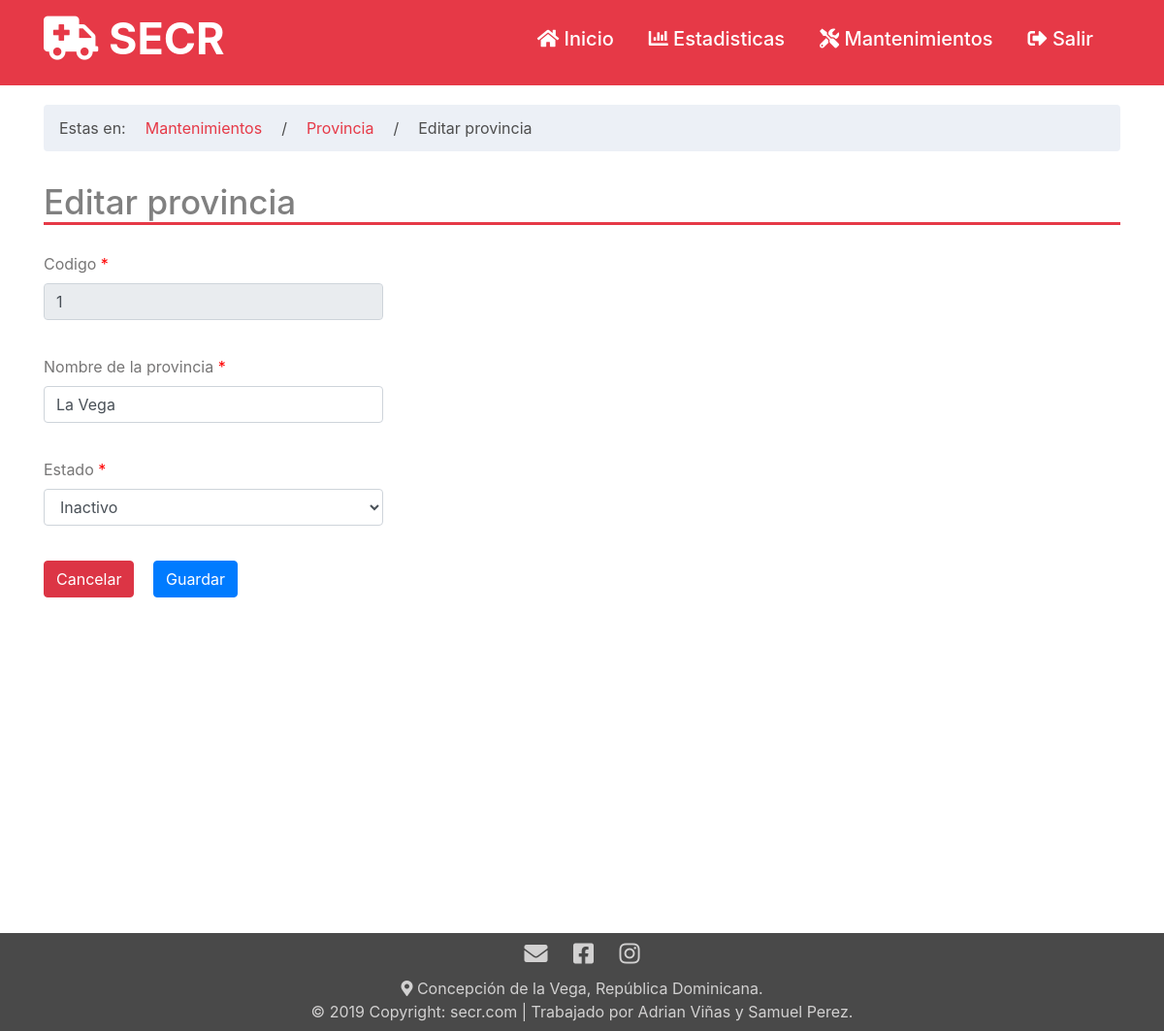
Before: /provincia_modi.php?id=1 with the older database file.
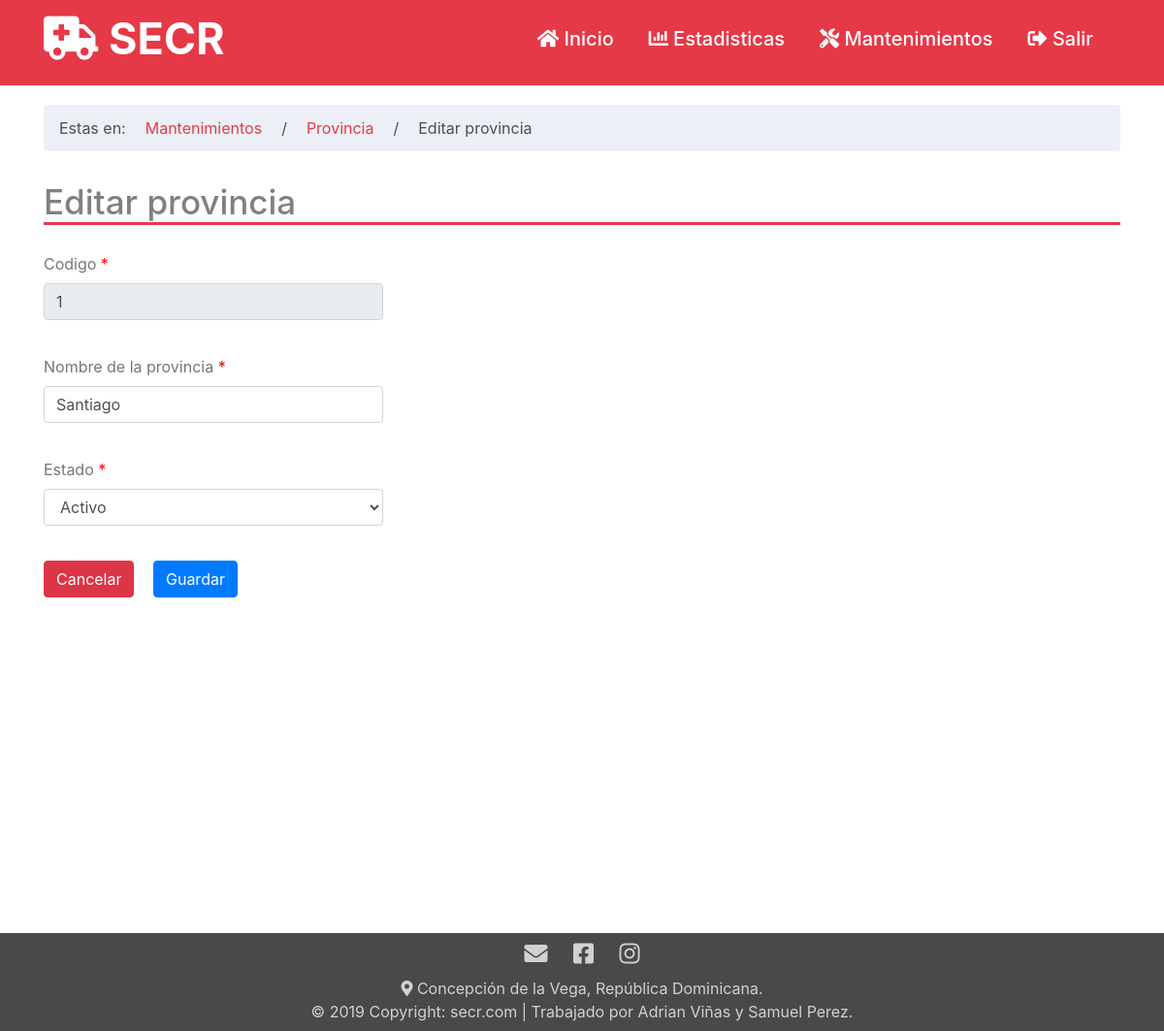
After: the same page with the newer database file.
### tables this page shows
CREATE TABLE `provincia` (
  `id_provincia` int(11) NOT NULL,
  `nombre` varchar(50) NOT NULL,
  `estado` char(1) NOT NULL
);

### php/select.php (called while the page is built, shortened)
<?php
function consultar_provincias_id($id){
    include('conexion2.php');
    $sql="SELECT * FROM provincia where id_provincia='$id'";
    return $result=$mysqli->query($sql);
}
?>

### provincia_modi.php (the view)
<?php
    include './php/cabe.php';
    $query=consultar_provincias_id($_GET['id']);
    $row=$query->fetch_assoc();
?>
<div class="container">
    <div class="row">
        <div class="col-lg-12">
        <ol class = "breadcrumb" style="margin-top: 20px; background: rgba(230, 235, 243, 0.74);">
            <li style="color: rgb(78, 78, 78);">Estas en:</li>
            <li class="active" style="color: rgb(78, 78, 78);"><a href="mantenimientos.php" style="color: rgb(230, 57, 71);">Mantenimientos</a></li>
            <li class="active" style="color: rgb(78, 78, 78);">/</li>
            <li class="active" style="color: rgb(78, 78, 78);"><a href="provincia_mant.php" style="color: rgb(230, 57, 71);">Provincia</a></li>
            <li class="active" style="color: rgb(78, 78, 78);">/</li>
            <li class="active" style="color: rgb(78, 78, 78);">Editar provincia</li>
        </ol>
        </div>
    </div>
    <div class="row">
        <div class="col-lg-12">
            <h2 id="Titulo">Editar provincia</h2>
        </div>
    </div>
    <form action="./php/procedimientos_provincia.php?accion=UDT" method="POST">
    <div class="row" id="fila">
        <div class="col-md-4 col-md-offset-2 col-sm-4 col-sm-offset-2 col-lg-4 col-lg-offset-2 col-xs-12 col-xs-offset-0">
            <div class="form-group">
                <label for="" class="control-label">Codigo <span style="color:red">*</span> </label>
                <input type="text" name="codigo" require="" placeholder="codigo" class="form-control" readonly="" value="<?php echo $row['id_provincia']?>">
            </div>
        </div>
    </div>
    <div class="row" id="fila">
            <div class="col-md-4 col-md-offset-2 col-sm-4 col-sm-offset-2 col-lg-4 col-lg-offset-2 col-xs-12 col-xs-offset-0">
                <div class="form-group">
                    <label for="" class="control-label">Nombre de la provincia <span style="color:red">*</span> </label>
                    <input type="text" name="provincias" required="" placeholder="Provincia" class="form-control" value="<?php echo $row['nombre']?>">
                </div>
            </div>
        </div>
    <div class="row" id="fila">
        <div class="col-md-4 col-md-offset-0 col-sm-4 col-sm-offset-0 col-lg-4 col-lg-offset-0 col-xs-12 col-xs-offset-0">
            <div class="form-group">
                <label for="" class="control-label">Estado <span style="color:red">*</span> </label>
                <select class="form-control" name="estado">
                    <option value="1" <?php if($row['estado']=="A"){echo "selected";} ?>>Activo</option>
                    <option value="0" <?php if($row['estado']=="I"){echo "selected";} ?>>Inactivo</option>
                </select>
            </div>
        </div>
    </div>
        <div class="row" id="fila">
            <div class="col-md-4 col-md-offset-2 col-sm-4 col-sm-offset-2 col-lg-4 col-lg-offset-2 col-xs-12 col-xs-offset-0">
                <div class="form-group" id="botonesCrearP">
                    <a href="provincia_mant.php" class="btn btn-danger btn-md">Cancelar</a>
                    <input type="submit" value="Guardar" class="btn btn-primary btn-md" id="botonGuardar">
                </div>
            </div>
        </div>
    </form>
</div>
<?php
    include 'php/pie.php';
?>

Changed rows visible on the page:
changed provincia id 1: provincias "La Vega" → "Santiago"; estado "Inactivo" → "Activo"
